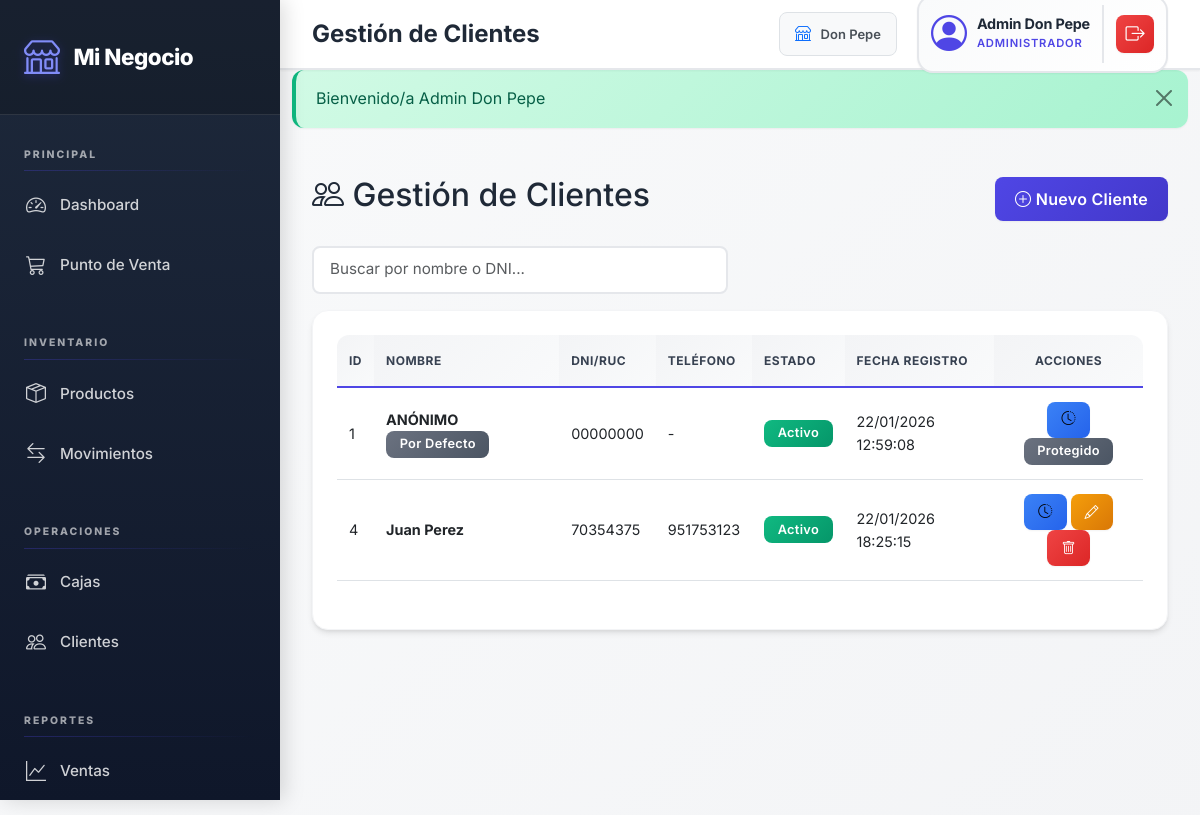
Page /views/admin/clientes.php (signed in) on the committed database.
### tables this page shows
CREATE TABLE `clientes` (
  `id` int(11) NOT NULL,
  `tienda_id` int(11) NOT NULL,
  `nombre` varchar(100) NOT NULL,
  `dni_ruc` varchar(11) NOT NULL,
  `telefono` varchar(20) DEFAULT NULL,
  `direccion` varchar(255) DEFAULT NULL,
  `activo` tinyint(1) NOT NULL DEFAULT 1,
  `created_at` timestamp NOT NULL DEFAULT current_timestamp(),
  `updated_at` timestamp NOT NULL DEFAULT current_timestamp() ON UPDATE current_timestamp()
);

### config/config.php (called while the page is built, shortened)
<?php
require_once BASE_PATH . '/config/tenant.php';
function formatDate($date) {
    return date('d/m/Y H:i:s', strtotime($date));
}
function e($value) {
    return htmlspecialchars((string)$value, ENT_QUOTES, 'UTF-8');
}
function getTiendaId() {
    return $_SESSION['tienda_id'] ?? null;
}

### config/tenant.php (called while the page is built, shortened)
<?php
class TenantHelper {
    public static function addTenantScope(&$sql, $tiendaId = null) {
        $tiendaId = $tiendaId ?? getTiendaId();
        if (stripos($sql, 'WHERE') !== false) {
            $sql .= " AND tienda_id = " . intval($tiendaId);
        } else {
            $sql .= " WHERE tienda_id = " . intval($tiendaId);
        }
    }
}

### views/admin/clientes.php (the view, shortened to what this page needs)
<?php
require_once '../../config/config.php';
include '../layouts/header.php';
$db = Database::getInstance()->getConnection();
$sql = "SELECT * FROM clientes WHERE 1=1";
$sql .= " ORDER BY CASE WHEN nombre = 'ANÓNIMO' THEN 0 ELSE 1 END, nombre ASC";
$stmt = $db->query($sql);
$clientes = $stmt->fetchAll();
?>
<div class="row">
    <div class="col-12">
        <div class="d-flex justify-content-between align-items-center mb-4">
            <h2><i class="bi bi-people"></i> Gestión de Clientes</h2>
            <button type="button" class="btn btn-primary" data-bs-toggle="modal" data-bs-target="#modalCliente">
                <i class="bi bi-plus-circle"></i> Nuevo Cliente
            </button>
        </div>
    </div>
</div>
<div class="row mb-3">
    <div class="col-md-6">
        <input type="text" class="form-control" id="buscarCliente" placeholder="Buscar por nombre o DNI...">
    </div>
</div>
<div class="row">
    <div class="col-12">
        <div class="card">
            <div class="card-body">
                <div class="table-responsive">
                    <table class="table table-hover" id="tablaClientes">
                        <thead>
                            <tr>
                                <th>ID</th>
                                <th>Nombre</th>
                                <th>DNI/RUC</th>
                                <th>Teléfono</th>
                                <th>Estado</th>
                                <th>Fecha Registro</th>
                                <th class="text-center">Acciones</th>
                            </tr>
                        </thead>
                        <tbody>
                            <?php foreach ($clientes as $cliente): ?>
                            <tr>
                                <td><?php echo e($cliente['id']); ?></td>
                                <td>
                                    <strong><?php echo e($cliente['nombre']); ?></strong>
                                    <?php if ($cliente['id'] == 1): ?>
                                        <span class="badge bg-secondary">Por Defecto</span>
                                    <?php endif; ?>
                                </td>
                                <td><?php echo e($cliente['dni_ruc']); ?></td>
                                <td><?php echo e($cliente['telefono']); ?></td>
                                <td>
                                    <?php if ($cliente['activo']): ?>
                                        <span class="badge bg-success">Activo</span>
                                    <?php else: ?>
                                        <span class="badge bg-danger">Inactivo</span>
                                    <?php endif; ?>
                                </td>
                                <td><?php echo e(formatDate($cliente['created_at'])); ?></td>
                                <td class="text-center">
                                    <a href="<?php echo e(BASE_URL); ?>/views/admin/historial_cliente.php?id=<?php echo e($cliente['id']); ?>"
                                       class="btn btn-sm btn-info" title="Ver Historial">
                                        <i class="bi bi-clock-history"></i>
                                    </a>
                                    <?php if ($cliente['id'] != 1): ?>
                                    <button type="button" class="btn btn-sm btn-warning btn-edit"
                                            data-id="<?php echo e($cliente['id']); ?>"
                                            data-nombre="<?php echo e(htmlspecialchars($cliente['nombre'], ENT_QUOTES)); ?>"
                                            data-dni="<?php echo e(htmlspecialchars($cliente['dni_ruc'], ENT_QUOTES)); ?>"
                                            data-telefono="<?php echo e(htmlspecialchars($cliente['telefono'], ENT_QUOTES)); ?>"
                                            data-activo="<?php echo e($cliente['activo'] ? '1' : '0'); ?>">
                                        <i class="bi bi-pencil"></i>
                                    </button>
                                    <button type="button" class="btn btn-sm btn-danger btn-delete"
                                            data-id="<?php echo e($cliente['id']); ?>"
                                            data-nombre="<?php echo e(htmlspecialchars($cliente['nombre'], ENT_QUOTES)); ?>">
                                        <i class="bi bi-trash"></i>
                                    </button>
                                    <?php else: ?>
                                    <span class="badge bg-secondary">Protegido</span>
                                    <?php endif; ?>
                                </td>
                            </tr>
                            <?php endforeach; ?>
                        </tbody>
                    </table>
                </div>
            </div>
        </div>
    </div>
</div>
<?php
include '../layouts/footer.php';
?>

### assets/css/style.css (style rules this page uses)
:root { --primary-color: #4F46E5; --primary-dark: #4338CA; --primary-light: #818CF8; --secondary-color: #64748B; --success-color: #10B981; --danger-color: #EF4444; --warning-color: #F59E0B; --info-color: #3B82F6; --gray-50: #F9FAFB; --gray-100: #F3F4F6; --gray-200: #E5E7EB; --gray-300: #D1D5DB; --gray-600: #4B5563; --gray-700: #374151; --gray-800: #1F2937; --gray-900: #111827; --font-primary: 'Inter', -apple-system, BlinkMacSystemFont, 'Segoe UI', sans-serif; --font-mono: 'JetBrains Mono', 'Courier New', monospace; --spacing-xs: 0.25rem; --spacing-sm: 0.5rem; --spacing-md: 1rem; --spacing-lg: 1.5rem; --spacing-xl: 2rem; --radius-sm: 0.375rem; --radius-md: 0.5rem; --radius-lg: 0.75rem; --radius-xl: 1rem; --shadow-sm: 0 1px 2px 0 rgba(0, 0, 0, 0.05); --shadow-md: 0 4px 6px -1px rgba(0, 0, 0, 0.1), 0 2px 4px -1px rgba(0, 0, 0, 0.06); --shadow-lg: 0 10px 15px -3px rgba(0, 0, 0, 0.1), 0 4px 6px -2px rgba(0, 0, 0, 0.05); --shadow-xl: 0 20px 25px -5px rgba(0, 0, 0, 0.1), 0 10px 10px -5px rgba(0, 0, 0, 0.04); }
* { margin: 0; padding: 0; box-sizing: border-box; }
body { font-family: var(--font-primary); background: linear-gradient(135deg, var(--gray-50) 0%, var(--gray-100) 100%); background-attachment: fixed; color: var(--gray-800); line-height: 1.6; min-height: 100vh; overflow-x: hidden; -webkit-font-smoothing: antialiased; -moz-osx-font-smoothing: grayscale; }
.card { border: none; border-radius: var(--radius-xl); box-shadow: var(--shadow-md); transition: all 0.3s cubic-bezier(0.4, 0, 0.2, 1); background: white; overflow: hidden; border: 1px solid var(--gray-100); }
.card-body { padding: 1.5rem; }
.btn { border-radius: var(--radius-md); font-weight: 600; padding: 0.625rem 1.25rem; transition: all 0.3s ease; border: none; box-shadow: var(--shadow-sm); letter-spacing: 0.3px; }
.btn-primary { background: linear-gradient(135deg, var(--primary-color) 0%, var(--primary-dark) 100%); }
.btn-danger { background: linear-gradient(135deg, #EF4444 0%, #DC2626 100%); }
.btn-warning { background: linear-gradient(135deg, #F59E0B 0%, #D97706 100%); color: white !important; }
.btn-info { background: linear-gradient(135deg, #3B82F6 0%, #2563EB 100%); }
.btn-sm { padding: 0.375rem 0.875rem; font-size: 0.875rem; min-height: 36px; }
.table { font-size: 0.9rem; }
.table thead th { background: linear-gradient(135deg, var(--gray-100) 0%, var(--gray-50) 100%); border-bottom: 2px solid var(--primary-color); font-weight: 700; text-transform: uppercase; font-size: 0.75rem; color: var(--gray-700); letter-spacing: 0.5px; padding: 1rem 0.75rem; }
.table tbody tr { transition: all 0.2s ease; }
.table tbody td { padding: 0.875rem 0.75rem; vertical-align: middle; }
.table-responsive { border-radius: var(--radius-lg); overflow-x: auto; overflow-y: hidden; -webkit-overflow-scrolling: touch; }
.table-responsive > table { min-width: 600px; }
.badge { font-weight: 600; padding: 0.45rem 0.85rem; border-radius: var(--radius-md); letter-spacing: 0.3px; font-size: 0.8rem; }
.badge.bg-success { background: linear-gradient(135deg, #10B981 0%, #059669 100%) !important; }
.badge.bg-secondary { background: linear-gradient(135deg, #6B7280 0%, #4B5563 100%) !important; }
.form-control, .form-select { border: 2px solid var(--gray-200); border-radius: var(--radius-md); padding: 0.65rem 1rem; transition: all 0.3s ease; font-size: 0.95rem; }
.bg-success { background: linear-gradient(135deg, #10B981 0%, #059669 100%) !important; color: white !important; }

### rows in the picture
clientes: id "1", nombre "ANÓNIMO", shows "Por Defecto", dni_ruc "00000000", telefono "-", activo "Activo", created_at "22/01/2026 12:59:08", shows "Protegido"
clientes: id "4", nombre "Juan Perez", dni_ruc "70354375", telefono "951753123", activo "Activo", created_at "22/01/2026 18:25:15"

### other values in the picture
$page_title "Gestión de Clientes"
getTiendaNombre() "Don Pepe"
$_SESSION['nombre'] "Admin Don Pepe"
$_SESSION['rol'] "ADMINISTRADOR"
$flash['message'] "Bienvenido/a Admin Don Pepe"
